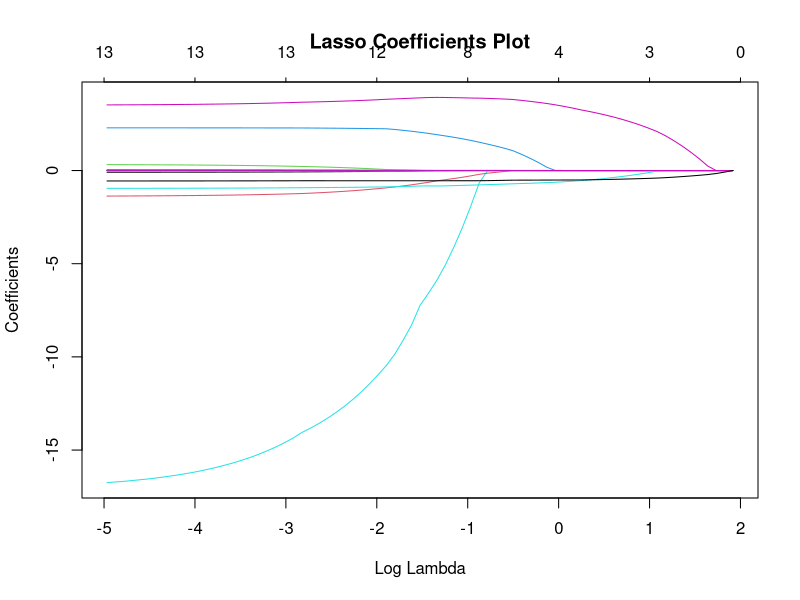

Write R code to recreate this figure.
## ---- chunk 1
# Load necessary libraries
library(glmnet)
library(caret)
library(MASS)

# Load the Boston Housing dataset
data(Boston)
head(Boston)

# Data preprocessing
X <- as.matrix(Boston[, -14])  # Features
Y <- Boston$medv              # Target variable

# Splitting data into training and test sets
set.seed(123)
train_index <- createDataPartition(Y, p = 0.8, list = FALSE)
train_data <- X[train_index, ]
test_data <- X[-train_index, ]
train_label <- Y[train_index]
test_label <- Y[-train_index]

# Building Lasso Regression model
lasso_model <- glmnet(train_data, train_label, alpha = 1)

# Predicting on test set
predictions <- predict(lasso_model, newx = test_data, s = 0.01)

# Evaluating the model (using Root Mean Squared Error)
rmse <- sqrt(mean((predictions - test_label)^2))

# Printing the results
cat("Lasso Regression RMSE:", rmse, "\n")

# Plotting coefficients
plot(lasso_model, xvar = "lambda", main = "Lasso Coefficients Plot")

